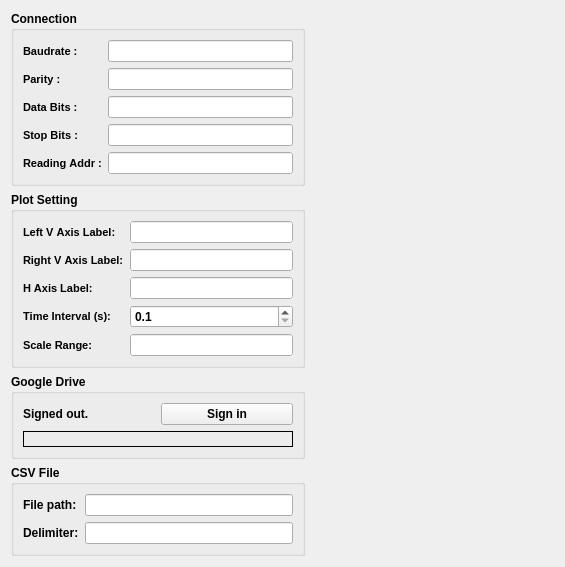
        <widget class="QWidget" name="tabGeneral">
         <attribute name="title">
          <string>General</string>
         </attribute>
         <layout class="QGridLayout" name="gridLayout_6">
          <item row="0" column="0">
           <layout class="QVBoxLayout" name="verticalLayout_2">
            <item>
             <widget class="QGroupBox" name="groupBox_4">
              <property name="minimumSize">
               <size>
                <width>294</width>
                <height>0</height>
               </size>
              </property>
              <property name="font">
               <font>
                <pointsize>9</pointsize>
                <weight>75</weight>
                <bold>true</bold>
               </font>
              </property>
              <property name="title">
               <string>Connection</string>
              </property>
              <layout class="QGridLayout" name="gridLayout">
               <item row="0" column="0">
                <layout class="QFormLayout" name="formLayout_2">
                 <item row="0" column="0">
                  <widget class="QLabel" name="label_38">
                   <property name="font">
                    <font>
                     <pointsize>8</pointsize>
                     <weight>75</weight>
                     <bold>true</bold>
                     <kerning>false</kerning>
                    </font>
                   </property>
                   <property name="text">
                    <string>Baudrate :</string>
                   </property>
                   <property name="alignment">
                    <set>Qt::AlignJustify|Qt::AlignVCenter</set>
                   </property>
                  </widget>
                 </item>
                 <item row="1" column="0">
                  <widget class="QLabel" name="label_39">
                   <property name="font">
                    <font>
                     <pointsize>8</pointsize>
                     <weight>75</weight>
                     <bold>true</bold>
                     <kerning>false</kerning>
                    </font>
                   </property>
                   <property name="text">
                    <string>Parity :</string>
                   </property>
                   <property name="alignment">
                    <set>Qt::AlignJustify|Qt::AlignVCenter</set>
                   </property>
                  </widget>
                 </item>
                 <item row="2" column="0">
                  <widget class="QLabel" name="label_40">
                   <property name="font">
                    <font>
                     <pointsize>8</pointsize>
                     <weight>75</weight>
                     <bold>true</bold>
                     <kerning>false</kerning>
                    </font>
                   </property>
                   <property name="text">
                    <string>Data Bits :</string>
                   </property>
                   <property name="alignment">
                    <set>Qt::AlignJustify|Qt::AlignVCenter</set>
                   </property>
                  </widget>
                 </item>
                 <item row="3" column="0">
                  <widget class="QLabel" name="label_41">
                   <property name="font">
                    <font>
                     <pointsize>8</pointsize>
                     <weight>75</weight>
                     <bold>true</bold>
                     <kerning>false</kerning>
                    </font>
                   </property>
                   <property name="text">
                    <string>Stop Bits :</string>
                   </property>
                   <property name="alignment">
                    <set>Qt::AlignJustify|Qt::AlignVCenter</set>
                   </property>
                  </widget>
                 </item>
                 <item row="4" column="0">
                  <widget class="QLabel" name="label_42">
                   <property name="font">
                    <font>
                     <pointsize>8</pointsize>
                     <weight>75</weight>
                     <bold>true</bold>
                     <kerning>false</kerning>
                    </font>
                   </property>
                   <property name="text">
                    <string>Reading Addr :</string>
                   </property>
                   <property name="alignment">
                    <set>Qt::AlignJustify|Qt::AlignVCenter</set>
                   </property>
                  </widget>
                 </item>
                 <item row="4" column="1">
                  <widget class="QLineEdit" name="readingaddrLineEdit">
                   <property name="autoFillBackground">
                    <bool>true</bool>
                   </property>
                   <property name="frame">
                    <bool>true</bool>
                   </property>
                  </widget>
                 </item>
                 <item row="0" column="1">
                  <widget class="QLineEdit" name="baudrateLineEdit"/>
                 </item>
                 <item row="1" column="1">
                  <widget class="QLineEdit" name="parityLineEdit"/>
                 </item>
                 <item row="2" column="1">
                  <widget class="QLineEdit" name="databitsLineEdit"/>
                 </item>
                 <item row="3" column="1">
                  <widget class="QLineEdit" name="stopbitsLineEdit"/>
                 </item>
                </layout>
               </item>
              </layout>
             </widget>
            </item>
            <item>
             <widget class="QGroupBox" name="groupBox_5">
              <property name="font">
               <font>
                <pointsize>9</pointsize>
                <weight>75</weight>
                <bold>true</bold>
               </font>
              </property>
              <property name="title">
               <string>Plot Setting</string>
              </property>
              <layout class="QGridLayout" name="gridLayout_5">
               <item row="0" column="0">
                <layout class="QFormLayout" name="formLayout_4">
                 <item row="0" column="0">
                  <widget class="QLabel" name="label_43">
                   <property name="font">
                    <font>
                     <pointsize>8</pointsize>
                     <weight>75</weight>
                     <bold>true</bold>
                     <kerning>false</kerning>
                    </font>
                   </property>
                   <property name="text">
                    <string>Left V Axis Label:</string>
                   </property>
                   <property name="alignment">
                    <set>Qt::AlignJustify|Qt::AlignVCenter</set>
                   </property>
                  </widget>
                 </item>
                 <item row="0" column="1">
                  <widget class="QLineEdit" name="editLeftVLabel">
                   <property name="autoFillBackground">
                    <bool>true</bool>
                   </property>
                   <property name="frame">
                    <bool>true</bool>
                   </property>
                  </widget>
                 </item>
                 <item row="1" column="0">
                  <widget class="QLabel" name="label_44">
                   <property name="font">
                    <font>
                     <pointsize>8</pointsize>
                     <weight>75</weight>
                     <bold>true</bold>
                     <kerning>false</kerning>
                    </font>
                   </property>
                   <property name="text">
                    <string>Right V Axis Label:</string>
                   </property>
                   <property name="alignment">
                    <set>Qt::AlignJustify|Qt::AlignVCenter</set>
                   </property>
                  </widget>
                 </item>
                 <item row="1" column="1">
                  <widget class="QLineEdit" name="editRightVLabel">
                   <property name="autoFillBackground">
                    <bool>true</bool>
                   </property>
                   <property name="frame">
                    <bool>true</bool>
                   </property>
                  </widget>
                 </item>
                 <item row="2" column="0">
                  <widget class="QLabel" name="label_45">
                   <property name="font">
                    <font>
                     <pointsize>8</pointsize>
                     <weight>75</weight>
                     <bold>true</bold>
                     <kerning>false</kerning>
                    </font>
                   </property>
                   <property name="text">
                    <string>H Axis Label:</string>
                   </property>
                   <property name="alignment">
                    <set>Qt::AlignJustify|Qt::AlignVCenter</set>
                   </property>
                  </widget>
                 </item>
                 <item row="2" column="1">
                  <widget class="QLineEdit" name="editHLabel">
                   <property name="autoFillBackground">
                    <bool>true</bool>
                   </property>
                   <property name="frame">
                    <bool>true</bool>
                   </property>
                  </widget>
                 </item>
                 <item row="3" column="0">
                  <widget class="QLabel" name="label_46">
                   <property name="font">
                    <font>
                     <pointsize>8</pointsize>
                     <weight>75</weight>
                     <bold>true</bold>
                     <kerning>false</kerning>
                    </font>
                   </property>
                   <property name="text">
                    <string>Time Interval (s):</string>
                   </property>
                   <property name="alignment">
                    <set>Qt::AlignJustify|Qt::AlignVCenter</set>
                   </property>
                  </widget>
                 </item>
                 <item row="3" column="1">
                  <widget class="QDoubleSpinBox" name="timeIntervalDoubleSpinBox">
                   <property name="locale">
                    <locale language="English" country="UnitedStates"/>
                   </property>
                   <property name="decimals">
                    <number>1</number>
                   </property>
                   <property name="minimum">
                    <double>0.100000000000000</double>
                   </property>
                   <property name="maximum">
                    <double>10000000.000000000000000</double>
                   </property>
                  </widget>
                 </item>
                 <item row="4" column="0">
                  <widget class="QLabel" name="scaleRangeLabel_2">
                   <property name="font">
                    <font>
                     <pointsize>8</pointsize>
                    </font>
                   </property>
                   <property name="text">
                    <string>Scale Range:</string>
                   </property>
                  </widget>
                 </item>
                 <item row="4" column="1">
                  <widget class="QLineEdit" name="editScaleRange">
                   <property name="autoFillBackground">
                    <bool>true</bool>
                   </property>
                   <property name="frame">
                    <bool>true</bool>
                   </property>
                  </widget>
                 </item>
                </layout>
               </item>
              </layout>
             </widget>
            </item>
            <item>
             <widget class="QGroupBox" name="groupBox_6">
              <property name="font">
               <font>
                <pointsize>9</pointsize>
                <weight>75</weight>
                <bold>true</bold>
               </font>
              </property>
              <property name="title">
               <string>Google Drive</string>
              </property>
              <layout class="QGridLayout" name="gridLayout_4">
               <item row="0" column="0">
                <layout class="QVBoxLayout" name="verticalLayout">
                 <item>
                  <layout class="QHBoxLayout" name="horizontalLayout">
                   <item>
                    <widget class="QLabel" name="signinLabel">
                     <property name="text">
                      <string>Signed out.</string>
                     </property>
                    </widget>
                   </item>
                   <item>
                    <widget class="QPushButton" name="signinPushButton">
                     <property name="maximumSize">
                      <size>
                       <width>200</width>
                       <height>16777215</height>
                      </size>
                     </property>
                     <property name="text">
                      <string>Sign in</string>
                     </property>
                    </widget>
                   </item>
                  </layout>
                 </item>
                 <item>
                  <widget class="QLabel" name="emailLabel">
                   <property name="frameShape">
                    <enum>QFrame::Box</enum>
                   </property>
                   <property name="text">
                    <string/>
                   </property>
                  </widget>
                 </item>
                </layout>
               </item>
              </layout>
             </widget>
            </item>
            <item>
             <widget class="QGroupBox" name="groupBox7">
              <property name="font">
               <font>
                <pointsize>9</pointsize>
                <weight>75</weight>
                <bold>true</bold>
               </font>
              </property>
              <property name="title">
               <string>CSV File</string>
              </property>
              <layout class="QGridLayout" name="gridLayout_7">
               <item row="0" column="0">
                <layout class="QFormLayout" name="formLayout">
                 <item row="0" column="0">
                  <widget class="QLabel" name="filePathLabel">
                   <property name="text">
                    <string>File path:</string>
                   </property>
                  </widget>
                 </item>
                 <item row="0" column="1">
                  <widget class="QLineEdit" name="filePathLineEdit"/>
                 </item>
                 <item row="1" column="0">
                  <widget class="QLabel" name="delimiterLabel">
                   <property name="text">
                    <string>Delimiter:</string>
                   </property>
                  </widget>
                 </item>
                 <item row="1" column="1">
                  <widget class="QLineEdit" name="delimiterLineEdit"/>
                 </item>
                </layout>
               </item>
              </layout>
             </widget>
            </item>
           </layout>
          </item>
          <item row="0" column="1">
           <spacer name="horizontalSpacer">
            <property name="orientation">
             <enum>Qt::Horizontal</enum>
            </property>
            <property name="sizeHint" stdset="0">
             <size>
              <width>249</width>
              <height>20</height>
             </size>
            </property>
           </spacer>
          </item>
         </layout>
        </widget>
